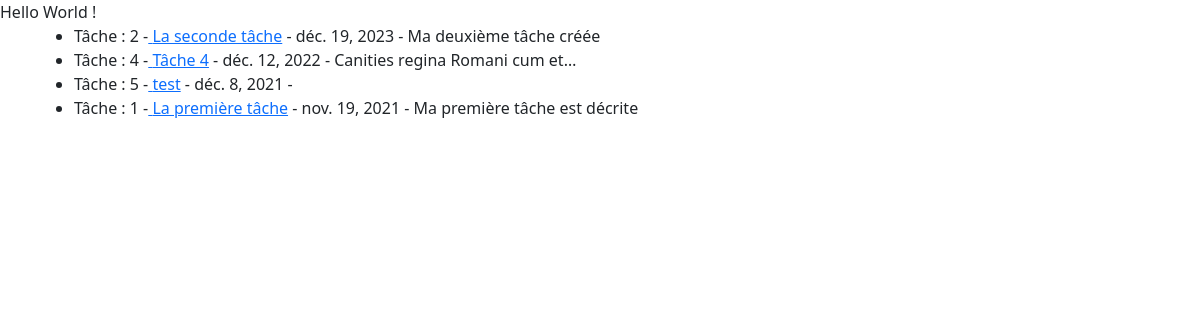
The page / on the database its author committed.
### todo/models.py (models this page shows, shortened)
class Task(models.Model):
    name = models.CharField(max_length=50)
    description = models.TextField()
    created_date = models.DateField(auto_now_add=True)
    due_date = models.DateField(auto_now_add=True)
    closed = models.BooleanField(default=False)
    def __str__(self):
        return self.name

### todo/views.py (the view)
# urls.py: path('', views.task_list, name='url_task_list'),
def task_list(request):
    tasks = Task.objects.all().order_by('-due_date')
    context = {
        'tasks':tasks
    }
    print(context)
    return render(request, 'todo/task_list.html', context)

### todo/templates/todo/task_list.html (shortened to what this page needs)
{% extends 'base.html' %}
{% block content %}
<ul>
    {% for task in tasks %}
        <li>
        Tâche : {{ task.id }} -<a href="{% url 'url_task_details' task.id %}"> {{ task.name }}</a> - {{ task.due_date }} -
        {% if task.description|length >= 15 %}
            {{ task.description|truncatechars:30 }}
        {% endif %}
        </li>
    {% endfor %}
{% endblock content %}

### templates/base.html (shortened to what this page needs)
<!doctype html>
<html lang="fr">
<head>
  <link href="https://cdn.jsdelivr.net/npm/bootstrap@5.1.3/dist/css/bootstrap.min.css" rel="stylesheet">
</head>
<body>
  <header>
    Hello World !
  </header>
  <div class="container">
    {% block content  %}{% endblock content  %}
  </div>
</body>
</html>

### rows shown on the page
Task: id "2", name "La seconde tâche", due_date "déc. 19, 2023", description "Ma deuxième tâche créée"
Task: id "4", name "Tâche 4", due_date "déc. 12, 2022", description "Canities regina Romani cum et…"
Task: id "5", name "test", due_date "déc. 8, 2021"
Task: id "1", name "La première tâche", due_date "nov. 19, 2021", description "Ma première tâche est décrite"
